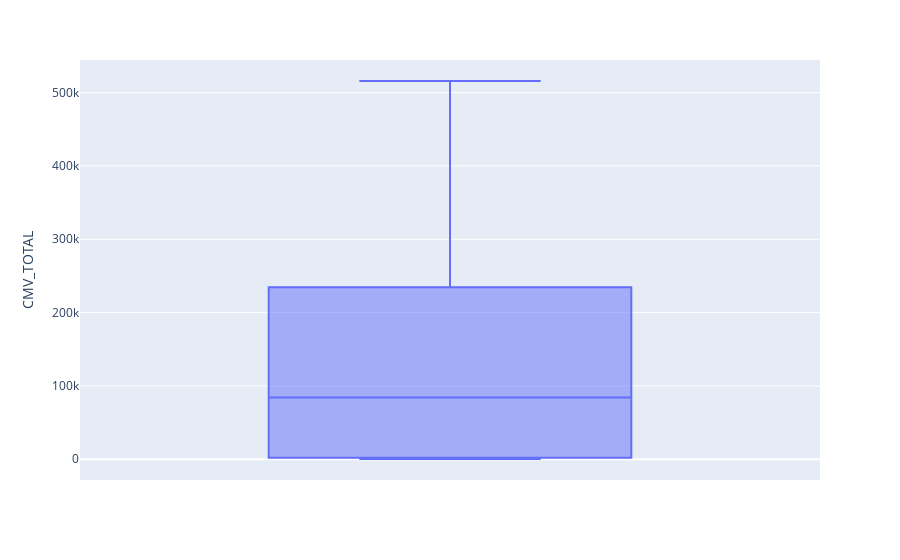

Notebook source saved alongside this figure:
### Code cell
boxplot = px.box(df_mes, y="CMV_TOTAL")
boxplot.show()

### Figure 1 — Plotly figure (JSON) as saved in the notebook; plotly's stock layout.template omitted (floating-point values rounded to 4 significant figures)
{"data": [{"alignmentgroup": "True", "hovertemplate": "CMV_TOTAL=%{y}<extra></extra>", "legendgroup": "", "marker": {"color": "#636efa"}, "name": "", "notched": false, "offsetgroup": "", "orientation": "v", "showlegend": false, "type": "box", "x0": " ", "xaxis": "x", "y": [504.6, 504.6, 1035.0, 447.5, 22370.0, 31300.0, 1987.0, 496.8, 964.9, 77190.0, 28380.0, 472.9, 248300.0, 413.2, 3305.0, 2066.0, 34190.0, 1819.0, 36250.0, 61090.0, 121300.0, 182900.0, 297700.0, 272300.0, 253338, 422.2, 114900.0, 103100.0, 18340.0, 194800.0, 177200.0, 92630.0, 162900.0, 30460.0, 229800.0, 300700.0, 340500.0, 259300.0, 322200.0, 73500.0, 110000.0, 84180.0, 272100.0, 269800.0, 206000.0, 183000.0, 171700.0, 141600.0, 329800.0, 334200.0, 69640.0, 112300.0, 474600.0, 223500.0, 49290.0, 49900.0, 515900.0, 10640.0, 465900.0, 316800.0, 321.9, 321.9, 321.9, 321.9, 321.9], "y0": " ", "yaxis": "y"}], "layout": {"boxmode": "group", "legend": {"tracegroupgap": 0}, "margin": {"t": 60}, "xaxis": {"anchor": "y", "domain": [0, 1]}, "yaxis": {"anchor": "x", "domain": [0, 1], "title": {"text": "CMV_TOTAL"}}}}
